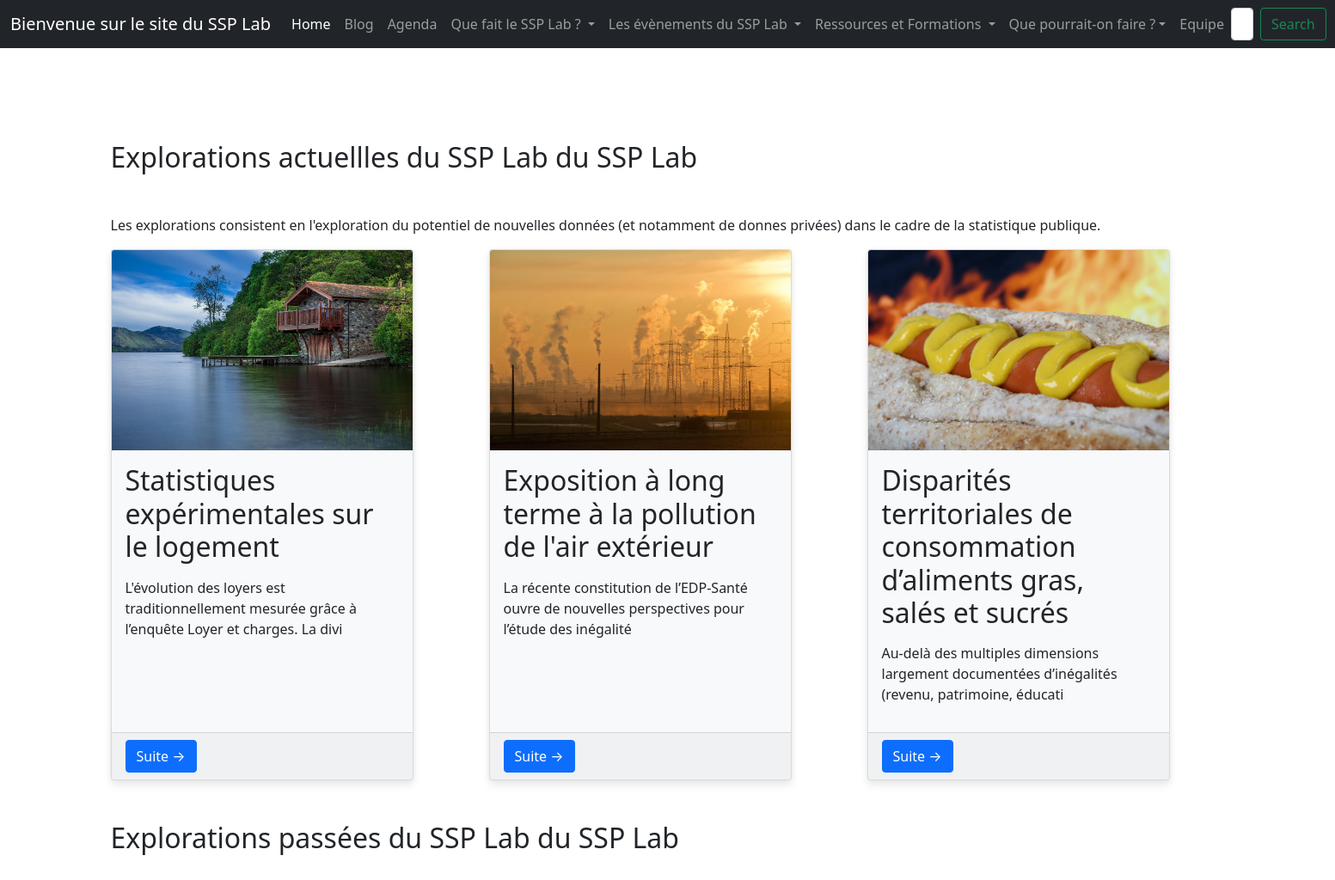
Page /explo/ on the committed database.
### explo/models.py (models this page shows, shortened)
class Explo(models.Model):
    title = models.CharField(max_length=400)
    body = models.TextField()
    author = models.CharField(max_length=200)
    date_debut  = models.DateField(default=datetime.date.today)
    date_fin  = models.DateField(default=datetime.date.today)
    image_titre = models.CharField(max_length = 100, default = '')
    slug = models.SlugField(max_length=200, unique=True, null= True, blank=False)
    class Meta:
        ordering = ['-date_fin']

### explo/views.py (the view)
# urls.py: path('', views.liste_explo, name = 'explo'),
def liste_explo(request):
    explo = Explo.objects.all()
    data = {'explorations': explo}
    return render(request, 'explo/explo.html', data)

### explo/templates/explo/explo.html
{% extends 'home/base.html' %}
{% load static %}
{% block body %}
<section class = team-section>
    <h2 class="h1-responsive font-weight-bold my-5">Explorations actuellles du SSP Lab du SSP Lab</h2>
    <p>Les explorations consistent en l'exploration du potentiel de nouvelles données (et notamment de donnes privées) dans le cadre de la statistique publique.</p>
    <div class="row row-cols-1 row-cols-3 g-4">
            {% for explo in explorations %}
            <div class = "col">
                <div class="card h-100 bg-light" style = "width: 22rem; " >
                        <img src="../static/img/{{ explo.image_titre }}" class="card-img-top w" alt="...">
                        <div class="card-body">
                            <h2 class="card-title">{{ explo.title }}</h2>
                            <p class="card-text">{{explo.body|slice:":100" |safe }}</p>
                        </div>
                        <div class = "card-footer">
                            <a href="/explo/exploration/{{ explo.slug }}" class="btn btn-primary">Suite &rarr;</a>
                        </div>
                </div>
            </div>
            {% endfor %}
        </div>
        <h2 class="h1-responsive font-weight-bold my-5">Explorations passées du SSP Lab du SSP Lab</h2>
    </section>
{% endblock %}

### static/css/base.css (style rules this page uses)
body { background-color: white; }
.card-img-top { width: 100%; height: 15vw; object-fit: cover; }
.card { border-radius: 4px; background: #fff; box-shadow: 0 6px 10px rgba(0,0,0,.08), 0 0 6px rgba(0,0,0,.05); transition: .3s transform cubic-bezier(.155,1.105,.295,1.12),.3s box-shadow,.3s -webkit-transform cubic-bezier(.155,1.105,.295,1.12); cursor: pointer; }
.btn-primary { color: #fff; background-color: #007b5e; border-color: #007b5e; }
section { padding: 60px 0; }

### rows in the picture
Explo: image_titre (picture), title "Statistiques expérimentales sur le logement", body "L'évolution des loyers est traditionnellement mesurée grâce à l’enquête Loyer et charges. La divi"
Explo: image_titre (picture), title "Exposition à long terme à la pollution de l'air extérieur", body "La récente constitution de l’EDP-Santé ouvre de nouvelles perspectives pour l’étude des inégalité"
Explo: image_titre (picture), title "Disparités territoriales de consommation d’aliments gras, salés et sucrés", body "Au-delà des multiples dimensions largement documentées d’inégalités (revenu, patrimoine, éducati"
